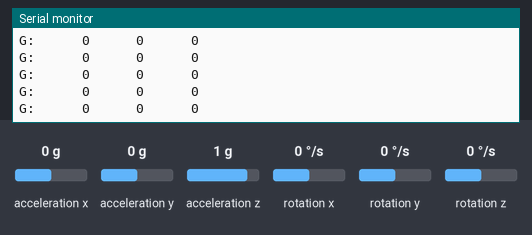
Bench run of a sketch on a simulated Arduino Leonardo, built with avr-gcc and run on an emulated ATmega32U4. On the bench: the last lines printed to the serial monitor. The inputs (shaded band) are chosen by the test bench; at power-on: rotation x 0 °/s, rotation y 0 °/s, acceleration x 0 g, acceleration y 0 g, acceleration z 1 g, rotation z 0 °/s.

Above: at 1.2 s.
1.3 s: rotation x set to -192 °/s
At 1.34 s:
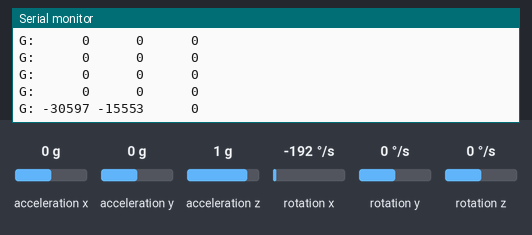
3.2 s: rotation y set to -192 °/s
At 3.28 s:
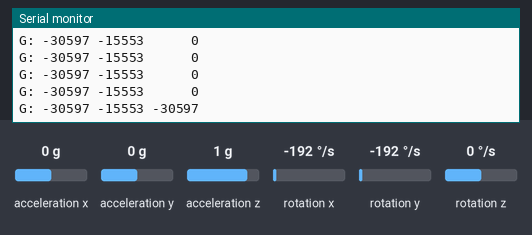
5.1 s: rotation x set to 0 °/s
At 5.13 s:
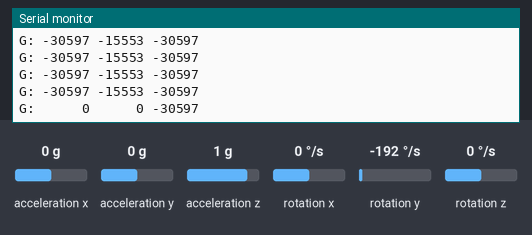
7.0 s: rotation x set to 100 °/s
At 7.07 s:
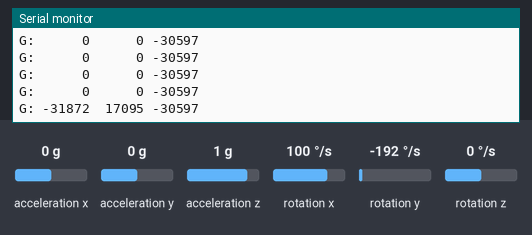
8.9 s: rotation y set to 0 °/s
At 8.92 s:
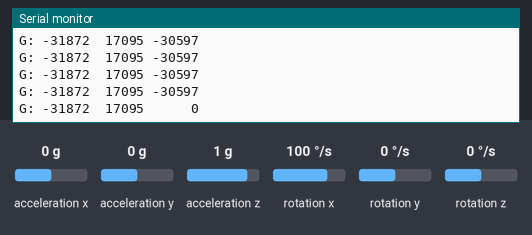

Measured:
- after the input at 1.3 s, the serial monitor: prints a new line at once (image 1)
- after the input at 3.2 s, the serial monitor: prints a new line after 0.08 s (image 2)
- after the input at 5.1 s, the serial monitor: prints a new line at once (image 3)
- after the input at 7.0 s, the serial monitor: prints a new line after 0.07 s (image 4)
- after the input at 8.9 s, the serial monitor: prints a new line at once (image 5)

The sketch:

gyro_test.ino
```cpp
/* This example reads the raw values from the gyro on the Zumo 32U4, and prints those raw
values to the serial monitor.

The gyro readings can be converted to degrees per second (dps)
using the sensitivity specified in the L3GD20H or LSM6DS33
datasheet.  The default sensitivity is 8.75 mdps/LSB (least-
significant bit).  A raw reading of 10285 would correspond to
90 dps.*/

#include <Wire.h>
#include <Zumo32U4.h>

Zumo32U4IMU imu;

char report[120];

void setup()
{
  Wire.begin();

  if (!imu.init())
  {
    // Failed to detect the compass.
    ledRed(1);
    while(1)
    {
      Serial.println(F("Failed to initialize IMU sensors."));
      delay(100);
    }
  }

  imu.enableDefault();
}
float gyroSensitivity = 8.7506;

void loop()
{
  imu.read();

  snprintf_P(report, sizeof(report),
    PSTR("G: %6d %6d %6d"),


    (imu.g.x * gyroSensitivity / 1000.0), (imu.g.y * gyroSensitivity / 1000.0), (imu.g.z * gyroSensitivity / 1000.0));
    Serial.println(report);

  delay(100);
}
```
